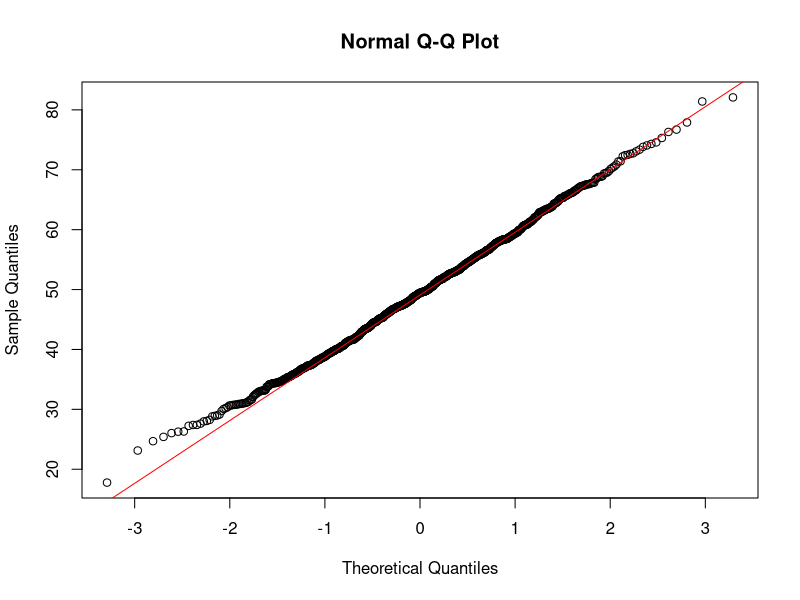
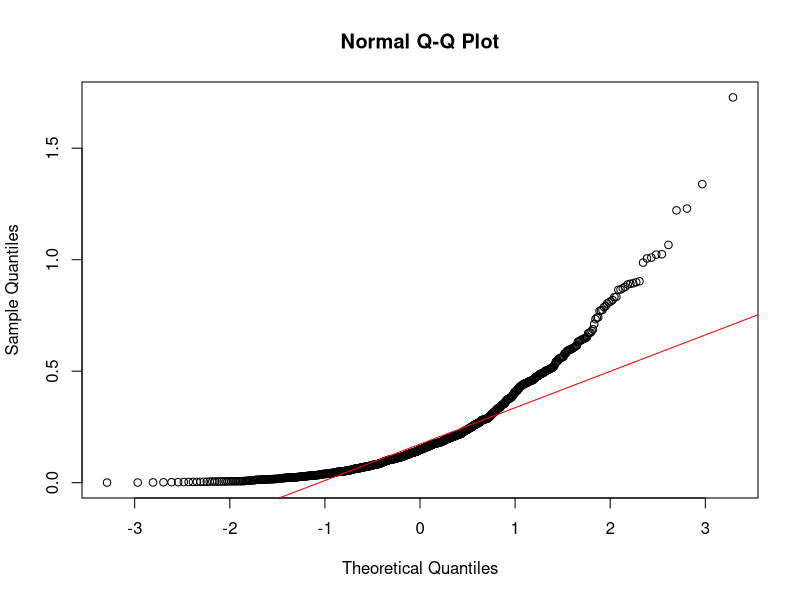
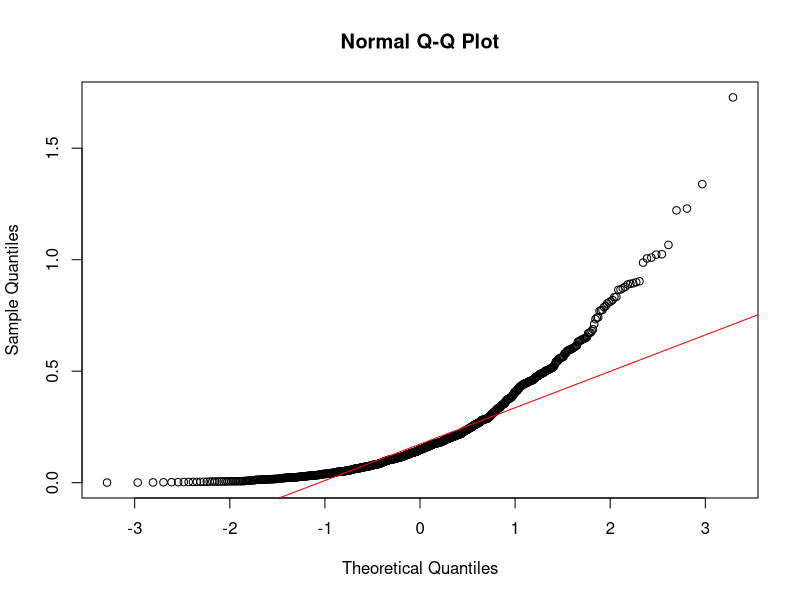
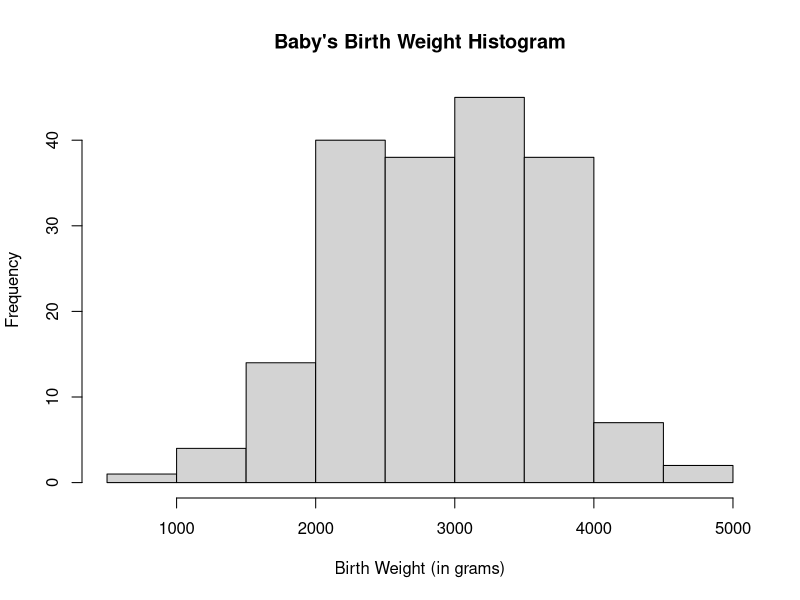
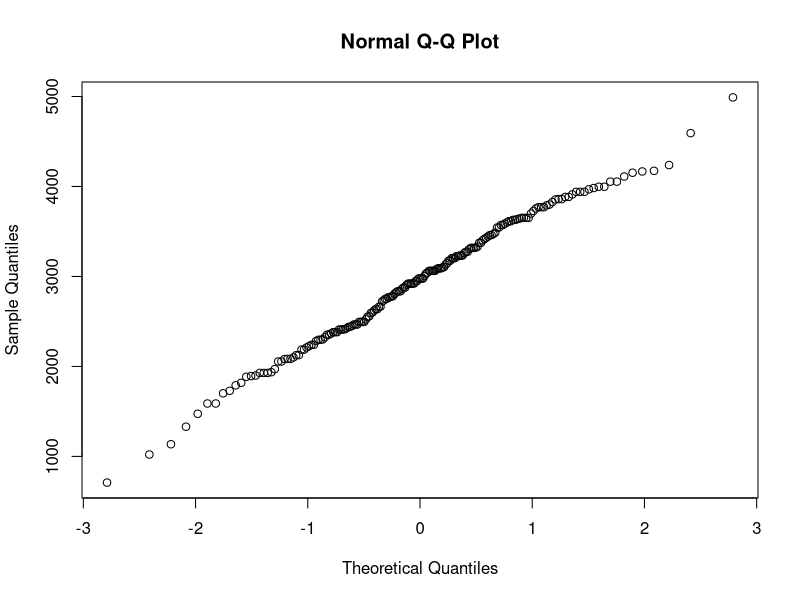
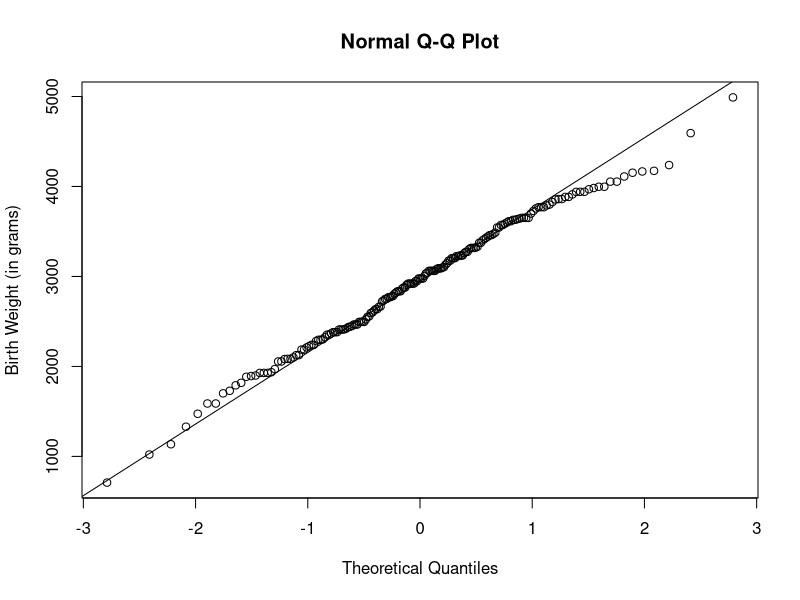
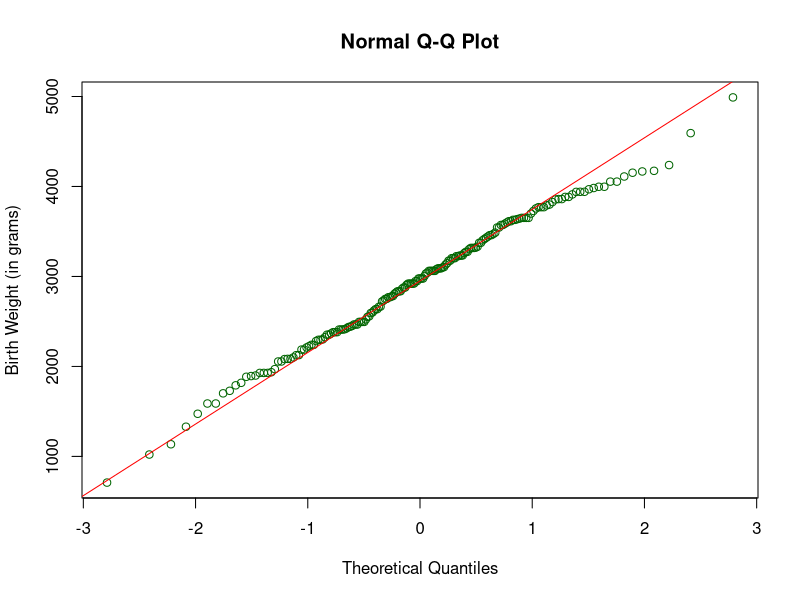
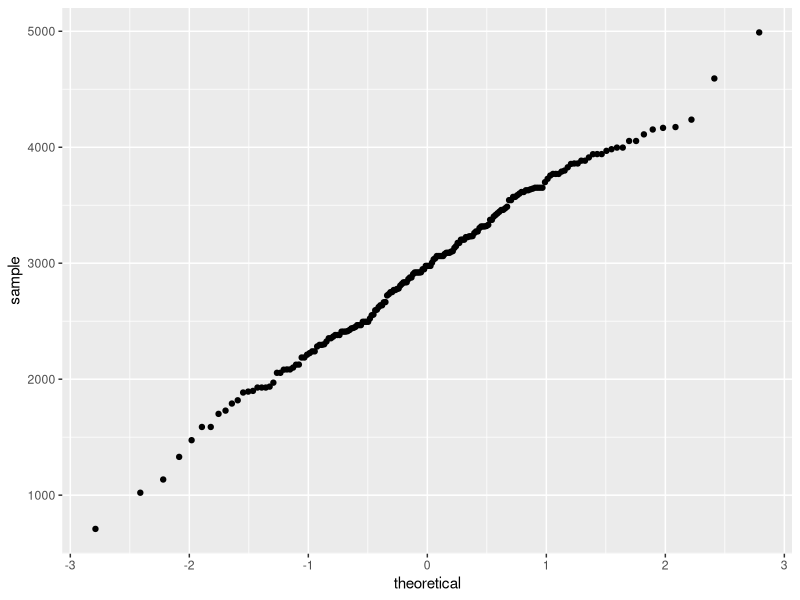

R code for these plots, in order:
### Normal QQPlot
x <- rnorm(1000, 50, 10)
#rnorm()
qqnorm(x)
qqline(x, col = "red")


### Non-normal QQPlot (Exponential)
x <- rexp(1000, 5)
qqnorm(x)
qqline(x, col = "red")

Gamma <- rgamma(1000, shape=1, scale=5)
qqnorm(x)
qqline(x, col='red')
## Study Case 

#Load the packages
library(MASS)
library(ggplot2)

#Take a peak into the data frame
head(MASS::birthwt)

bwt <- birthwt$bwt
hist(bwt ,
     main = "Baby's Birth Weight Histogram", 
     xlab = "Birth Weight (in grams)")


#Create basic qqnorm
?qqnorm()
qqnorm(bwt)


#Create basic qqnorm with y-axis title and qqline
qqnorm(bwt, 
       ylab = "Birth Weight (in grams)")
qqline(bwt)

#Create basic qqnorm with dark green color and red line
qqnorm(bwt, 
       ylab = "Birth Weight (in grams)", 
       col="dark green")
qqline(bwt, col='red')


### Using ggplot2 package
#Create basic qqplot using ggplot2 package
ggplot(data=birthwt, aes(sample=bwt)) + 
  geom_qq()


#Create qqplot using ggplot2 package with line and y-axis title
ggplot(data=birthwt, aes(sample=bwt)) + 
  geom_qq( ) +
  geom_qq_line( ) +
  labs(y = "Birth Weight (in grams)") 


#Create qqplot using ggplot2 package with dark blue color and orange line and y-axis title = "Birth Weight (in grams)"
ggplot(data=birthwt, aes(sample=bwt)) + 
  geom_qq(col = "dark blue") +
  geom_qq_line(col = "orange") +
  labs( y = "Birth Weight (in grams)") +
  ggtitle("Normal Q-Q plot for Birth Weight")+
  theme_minimal()


